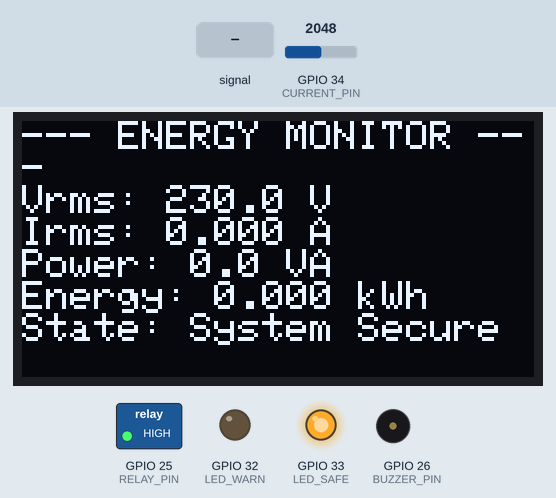
A sketch run on a simulated ESP32. Parts: 128×64 one-colour display, switched loads named in the sketch (green lamp = pin HIGH), output pins drawn as LEDs (lit = HIGH), buzzer (waves = sounding, pin HIGH). The test bench sets the inputs (shaded band); at power-on: GPIO 34 (CURRENT_PIN) = 2048. WiFi joins after 1.5 s; servers stay silent unless stated; random numbers use the default seed unless the sketch sets one; EEPROM starts erased; no MQTT or app messages arrive unless stated; what the sketch prints to the serial monitor is not drawn.

Above: at 2.9 s.
3.0 s: GPIO 34 (CURRENT_PIN) fed a 200 Hz sine of ±1842 counts around its level
At 4.4 s:
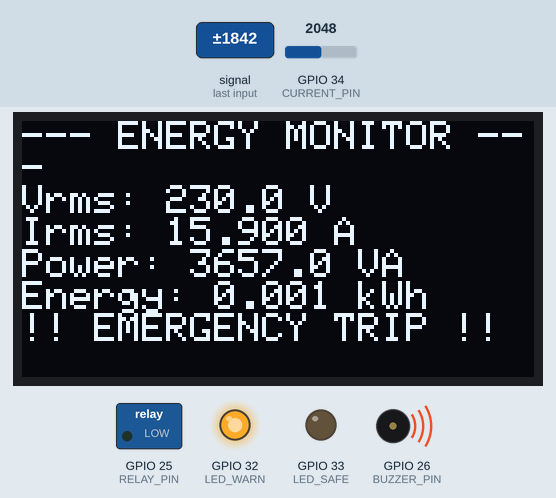
6.0 s: GPIO 34 (CURRENT_PIN) set to 2866
At 6.7 s:
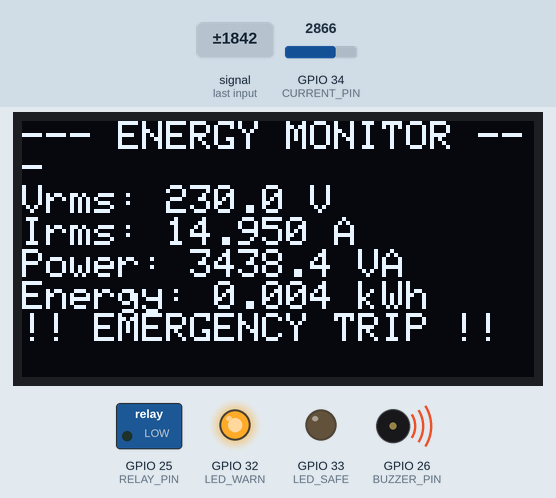
8.4 s: GPIO 34 (CURRENT_PIN) set to 3040
At 9.0 s:
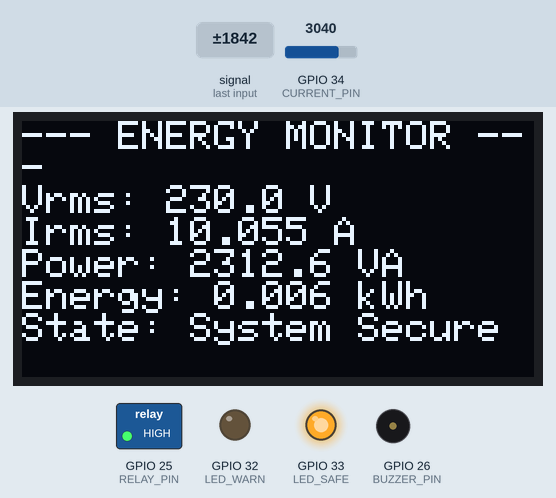
10.7 s: GPIO 34 (CURRENT_PIN) fed a 1000 Hz sine of ±1023 counts around its level
At 11.3 s:
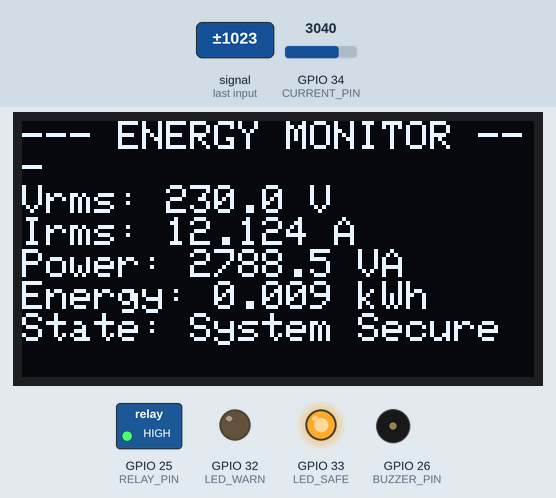
12.9 s: GPIO 34 (CURRENT_PIN) set to 2960
At 16.0 s:
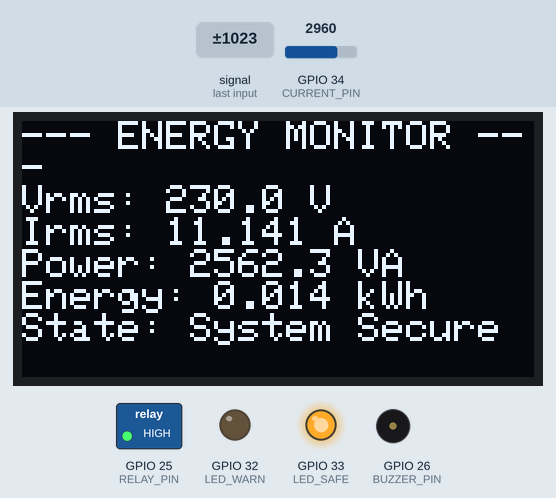
Timing chart, 0 to 16.2 s (numbered marks = the images above; inputs shaded):
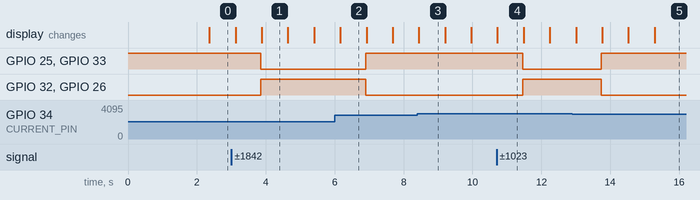

The sketch:

esp32_energy_meter.ino
```cpp
/**
 * Smart Home Energy Monitoring System - ESP32 Firmware
 *
 * Hardware Layout:
 * - SCT-013-050 non-invasive clamp feeding ADC1_CH6 (GPIO34)
 * - Analog interface shifted around 1.65V DC middle-bias
 * - Standard Relay connected to GPIO25 for emergency cut-offs
 * - Active Buzzer on GPIO26
 * - State LEDs: Green (Safe, GPIO33), Red (Overload Alarm, GPIO32)
 */

#include <WiFi.h>
#include <PubSubClient.h>
#include <Preferences.h>
#include <Wire.h>
#include <Adafruit_SSD1306.h>

// WiFi Configuration (Use unique local variables)
const char* WIFI_SSID     = "YOUR_HOME_WIFI_SSID";
const char* WIFI_PASSWORD = "YOUR_WIFI_PASSWORD";

// MQTT broker IP address
const char* MQTT_BROKER   = "192.168.1.150";
const int   MQTT_PORT     = 1883;
const char* MQTT_TOPIC    = "home/energy/main_node";

// ADC & Sensor Constants
const int   CURRENT_PIN          = 34;    // GPIO34 / ADC1_CH6
const float VREF                 = 3.3;   // Micro-controller reference volts
const float ADC_RESOLUTION       = 4095.0;// 12-bit ADC range
const float NOMINAL_VOLTAGE_RMS  = 230.0; // Hardcoded default voltage reference
const float OVERLOAD_WATTS_LIMIT = 3000.0;// Overload trip threshold 3 kW

// Calibration lumped factor derived from standard test loads
// Expresses current Amps mapping per single ADC-volt step
float CAL_AMPS_PER_VOLT = 15.15;

// Microcontroller state variables
double   cumulative_Wh   = 0.0;
float    irms_current    = 0.0;
float    apparent_power  = 0.0;
bool     overload_triggered = false;
uint64_t last_telemetry_ms  = 0;
uint64_t last_nvs_write_ms   = 0;

// Drivers
WiFiClient espClient;
PubSubClient mqttClient(espClient);
Preferences preferences;
Adafruit_SSD1306 display(128, 64, &Wire, -1);

// Standard hardware pins definitions
const int RELAY_PIN  = 25;
const int BUZZER_PIN = 26;
const int LED_SAFE   = 33;
const int LED_WARN   = 32;

void initWiFi() {
  Serial.print("Connecting to network: ");
  Serial.println(WIFI_SSID);
  WiFi.mode(WIFI_STA);
  WiFi.begin(WIFI_SSID, WIFI_PASSWORD);

  while (WiFi.status() != WL_CONNECTED) {
    delay(500);
    Serial.print(".");
  }
  Serial.println("\nWiFi established! IP address: ");
  Serial.println(WiFi.localIP());
}

void reconnectMQTT() {
  // Loop until we are reconnected to the broker
  while (!mqttClient.connected()) {
    Serial.print("Attempting MQTT connection over IP...");
    // Generate unique client identification
    String clientId = "ESP32EnergyNode-" + String(random(0xffff), HEX);
    if (mqttClient.connect(clientId.c_str())) {
      Serial.println(" Connected to MQTT Broker successfully!");
      // Notify deployment status
      mqttClient.publish("home/energy/status", "online", true);
    } else {
      Serial.print(" Failed connectivity state: ");
      Serial.print(mqttClient.state());
      Serial.println(". Retrying in 4 seconds.");
      delay(4000);
      }
  }
}

// Sample and compute root-mean-square calculations over AC sine wave
float calculateRMSCurrent() {
  uint32_t num_samples = 2000; // Continuous burst to guarantee accurate mains alignment
  double   sum_squared_voltages = 0;

  // Timed sample capture window
  for (uint32_t i = 0; i < num_samples; i++) {
    // Read raw ADC counts: returns values between 0 and 4095
    float raw_adc = analogRead(CURRENT_PIN);

    // Scale sequence back to real Volts relative to reference
    float instant_voltage = (raw_adc / ADC_RESOLUTION) * VREF;

    // De-bias: strip the 1.65V DC offset to center around 0V
    float centered_voltage = instant_voltage - 1.65;

    // Accumulate the squared values
    sum_squared_voltages += (centered_voltage * centered_voltage);

    // Microseconds spacing to yield stable ~4kHz evaluation
    delayMicroseconds(250);
  }

  // Calculate RMS Voltage across burdens
  float rms_voltage_sensor = sqrt(sum_squared_voltages / num_samples);

  // Yield actual RMS current scaled by calibration parameters
  float calculated_amps = rms_voltage_sensor * CAL_AMPS_PER_VOLT;

  // Zero noise cutoff threshold
  if (calculated_amps < 0.08) calculated_amps = 0.0;
  return calculated_amps;
}

void setup() {
  Serial.begin(115200);

  // Set up standard pin constraints
  pinMode(RELAY_PIN, OUTPUT);
  pinMode(BUZZER_PIN, OUTPUT);
  pinMode(LED_SAFE, OUTPUT);
  pinMode(LED_WARN, OUTPUT);

  // Set default hardware states
  digitalWrite(RELAY_PIN, HIGH); // Active low or safe-high path (Close circuit)
  digitalWrite(BUZZER_PIN, LOW);
  digitalWrite(LED_SAFE, HIGH);  // Solid safe indicator
  digitalWrite(LED_WARN, LOW);

  // Initialize physical OLED I2C display
  if(!display.begin(SSD1306_SWITCHCAPVCC, 0x3C)) {
    Serial.println("SSD1306 display allocation failed or not attached.");
  } else {
    display.clearDisplay();
    display.setTextSize(1);
    display.setTextColor(WHITE);
    display.setCursor(0,0);
    display.println("IoT Energy Meter v1.0");
    display.display();
  }

  // Load persistence registers
  preferences.begin("energy_vault", false);
  cumulative_Wh = preferences.getDouble("wh", 0.0);
  Serial.print("Restored cumulative energy from Flash: ");
  Serial.print(cumulative_Wh, 3);
  Serial.println(" Wh");

  initWiFi();
  mqttClient.setServer(MQTT_BROKER, MQTT_PORT);
}

void loop() {
  // Enforce connected client wrappers
  if (!WiFi.isConnected()) {
    initWiFi();
  }
  if (!mqttClient.connected()) {
    reconnectMQTT();
  }
  mqttClient.loop();

  // 1. Process continuous AC signal samples and calculate RMS specs
  irms_current   = calculateRMSCurrent();
  apparent_power = irms_current * NOMINAL_VOLTAGE_RMS;

  // Solve continuous energy incremental block
  // (We sample approx 2000 loops over 0.5s plus some processing latency ~ 1.0s)
  float sample_period_hours = 1.0 / 3600.0; // Roughly 1 second in hour fractions
  cumulative_Wh += (apparent_power * sample_period_hours);

  // 2. Overload Detection and High-Power Cutoff logic
  if (apparent_power > OVERLOAD_WATTS_LIMIT) {
    overload_triggered = true;
    digitalWrite(RELAY_PIN, LOW);     // Open/trip relay immediately for electrical protection
    digitalWrite(BUZZER_PIN, HIGH);   // Fire loud continuous buzzer sound
    digitalWrite(LED_SAFE, LOW);
    digitalWrite(LED_WARN, HIGH);     // Flash alarm alerts
  } else {
    overload_triggered = false;
    digitalWrite(RELAY_PIN, HIGH);    // Normal routing
    digitalWrite(BUZZER_PIN, LOW);
    digitalWrite(LED_SAFE, HIGH);
    digitalWrite(LED_WARN, LOW);
  }

  // 3. Periodic local OLED visual refresh (Every 1000ms, non-blocking)
  uint32_t now = millis();
  display.clearDisplay();
  display.setTextSize(1);
  display.setCursor(0,0);
  display.println("--- ENERGY MONITOR ---");
  display.print("Vrms: "); display.print(NOMINAL_VOLTAGE_RMS, 1); display.println(" V");
  display.print("Irms: "); display.print(irms_current, 3); display.println(" A");
  display.print("Power: "); display.print(apparent_power, 1); display.println(" VA");
  display.print("Energy: "); display.print((cumulative_Wh/1000.0), 3); display.println(" kWh");
  if (overload_triggered) {
    display.println("!! EMERGENCY TRIP !!");
  } else {
    display.println("State: System Secure");
  }
  display.display();

  // 4. Stream standardized telemetry payload as JSON over MQTT
  if (now - last_telemetry_ms > 1000) {
    last_telemetry_ms = now;

    char payload_buffer[256];
    snprintf(payload_buffer, sizeof(payload_buffer),
             "{\"voltage\":%.1f,\"current\":%.3f,\"power\":%.1f,\"energy_kwh\":%.4f,\"overload\":%s}",
             NOMINAL_VOLTAGE_RMS,
             irms_current,
             apparent_power,
             (cumulative_Wh / 1000.0),
             overload_triggered ? "true" : "false");

    mqttClient.publish(MQTT_TOPIC, payload_buffer);
    Serial.println("Published telemetry JSON to broker topic.");
  }

  // 5. Periodic Flash Memory backup register (Avoid wearing EEPROM cells, write every 5 minutes)
  if (now - last_nvs_write_ms > 300000) {
    last_nvs_write_ms = now;
    preferences.putDouble("wh", cumulative_Wh);
    Serial.println("Committed local Wh variables safely to Non-Volatile Storage partition.");
  }

  delay(10); // Short yielding slice for RTOS scheduler execution
}
```

Measured:
- after the input at 3.0 s, GPIO 25 (RELAY_PIN), GPIO 33 (LED_SAFE): HIGH → LOW after 0.86 s; GPIO 32 (LED_WARN), GPIO 26 (BUZZER_PIN): LOW → HIGH after 0.86 s; the display: first changes after 0.12 s (image 1 shows a later state)
- after the input at 6.0 s, GPIO 25 (RELAY_PIN), GPIO 33 (LED_SAFE): LOW → HIGH after 0.90 s; GPIO 32 (LED_WARN), GPIO 26 (BUZZER_PIN): HIGH → LOW after 0.90 s
- after the input at 10.7 s, GPIO 25 (RELAY_PIN), GPIO 33 (LED_SAFE): HIGH → LOW after 0.76 s; GPIO 32 (LED_WARN), GPIO 26 (BUZZER_PIN): LOW → HIGH after 0.76 s
- after the input at 12.9 s, GPIO 25 (RELAY_PIN), GPIO 33 (LED_SAFE): LOW → HIGH after 0.84 s; GPIO 32 (LED_WARN), GPIO 26 (BUZZER_PIN): HIGH → LOW after 0.84 s
- what the display in image 1 shows lasts 0.7 s, from 3.9 s to 4.6 s
